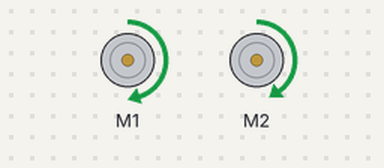
Bench run of a sketch on a simulated Arduino Uno, built with avr-gcc and run on an emulated ATmega328P. Shown: 2 × DC motor (green arrow = forward, orange = backward, longer = faster).

Above: at 0.1 s.
At 2.7 s:
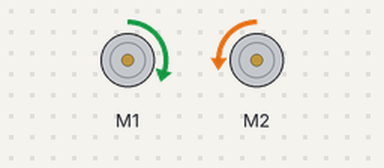
Timing chart, 0 to 3.0 s (numbered marks = the images above):
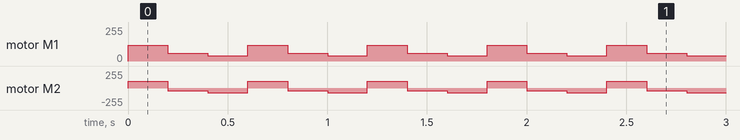

Measured:
- by itself, motor M1: repeats every 0.60 s: forward 60/255 0.20 s, forward 40/255 0.20 s, forward 120/255 0.20 s
- by itself, motor M2: repeats every 0.60 s: backward 40/255 0.20 s, backward 70/255 0.20 s, forward 100/255 0.20 s

The sketch:

md_shield.ino
```cpp
#include<AFMotor.h>

AF_DCMotor motor1(1) ;
AF_DCMotor motor2(2) ;

  void setup()
  {


  Serial.begin(9600) ;
  }

void forward()
{
  motor1.setSpeed (120) ;
  motor2.setSpeed (100) ;
  motor1.run (FORWARD) ;
  motor2.run (FORWARD) ;

  delay(200);
}

void left()
{
  motor1.setSpeed (60) ;
  motor2.setSpeed (40) ;
  motor1.run (FORWARD) ;
  motor2.run (BACKWARD) ;

  delay(200);
}

void right()
{
  motor1.setSpeed (40) ;
  motor2.setSpeed (70) ;
  motor1.run (FORWARD) ;
  motor2.run (BACKWARD) ;

  delay(200);
}

void loop()
{

  forward();

  left();

  right();
}
```
